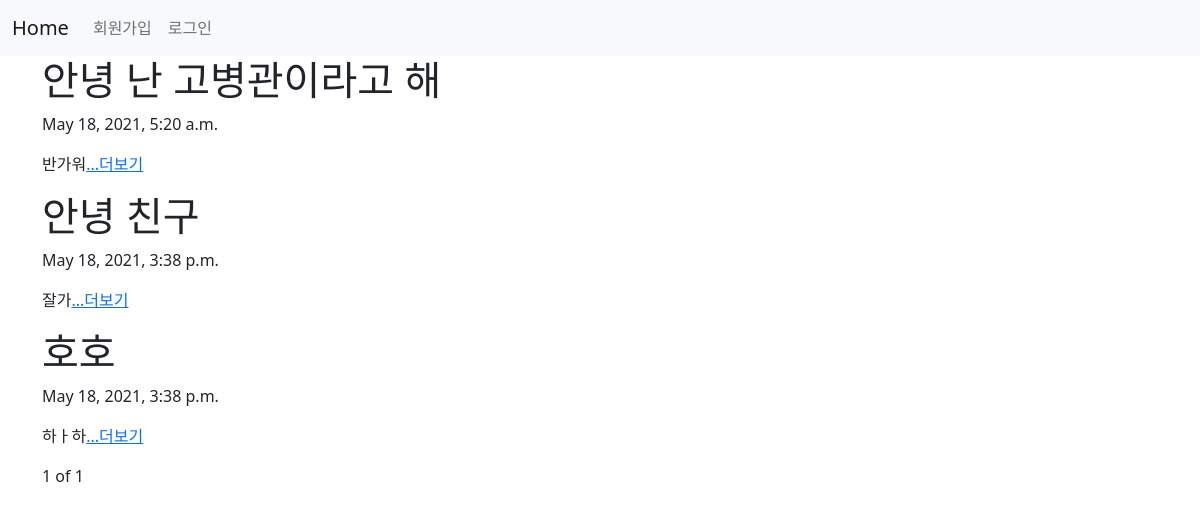
Before: / with the older database file.
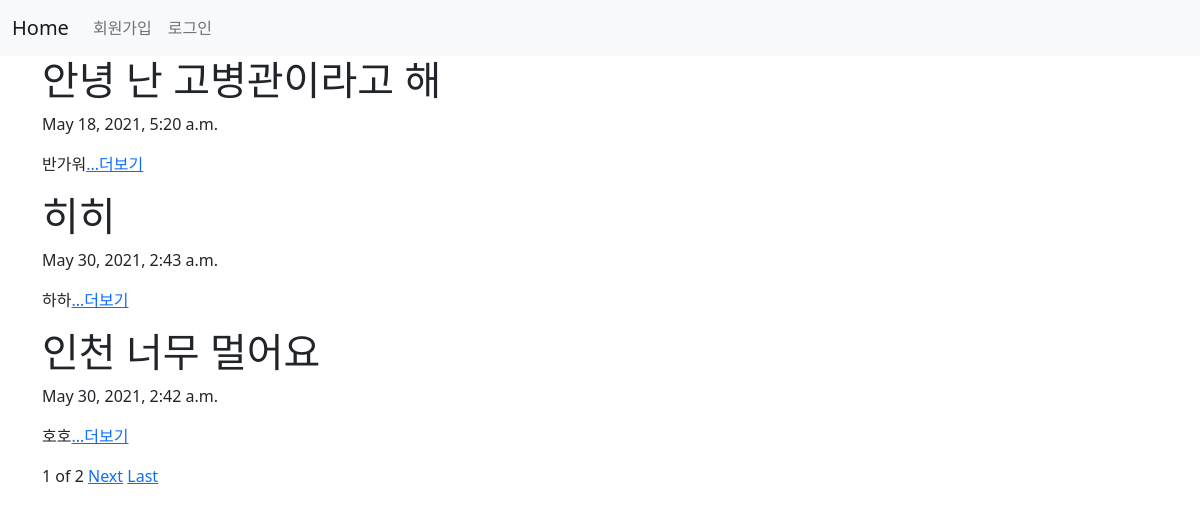
After: the same page with the newer database file.
### blog/models.py (models this page shows, shortened)
class Blog(models.Model):
    title = models.CharField(max_length=200)
    pub_date = models.DateTimeField('date published')
    body = models.TextField()
    def summary(self):
        return self.body[:100] # body의 글자수 100자 제한 함수.

### blog/views.py (the view)
# urls.py: 2. Add a URL to urlpatterns:  path('', views.home, name='home')
def home(request):
    blogs = Blog.objects # Blog 클래스 안 객체를 blogs 변수에 담겠다~
    blog_list = Blog.objects.all() # 블로그 객체 안의 모든 것을 가져와서 list에 담아라~(블로그 내용)
    paginator = Paginator(blog_list, 3) # 블로그 내용 2개씩 나눠라
    page = request.GET.get('page') # 몇 페이지인지 값을 page 변수에 넣어라
    posts = paginator.get_page(page) # page 가져와서 posts에 넣어라
    return render(request, "home.html", {'blogs':blogs, 'posts':posts}) # blogs라는 이름으로 템플릿에서 사용하겠다~

### blog/templates/home.html (shortened to what this page needs)
{% extends 'base.html' %}
{% block content %}
    {% for blog in posts %}
        <h1>{{blog.title}}</h1>
        <p>{{blog.pub_date}}</p>
        <p>{{blog.summary}}<a href="{% url 'detail' blog.id %} ">...더보기</a></p>
    {% endfor %}
    <span>{{posts.number}}</span>
    <span>of</span>
    <span>{{posts.paginator.num_pages}} </span>
    {% if posts.has_next %}
    <a href="?page={{posts.next_page_number}}">Next</a>
    <a href="?page={{posts.paginator.num_pages}}">Last</a>
    {% endif %}
    <br><br>
{% endblock %}

### timproject/templates/base.html (shortened to what this page needs)
<!DOCTYPE html>
<html lang="en">
<head>
    <link href="https://cdn.jsdelivr.net/npm/bootstrap@5.0.1/dist/css/bootstrap.min.css" rel="stylesheet">
</head>
<body>
    <nav class="navbar navbar-expand-lg navbar-light bg-light">
        <div class="container-fluid">
        <a class="navbar-brand" href="{% url 'home' %}">Home</a>
        <div class="collapse navbar-collapse" id="navbarNav">
            <ul class="navbar-nav">
            {% if user.is_authenticated %}
            <li class="nav-item">
                <a class="nav-link active" aria-current="page" href="{%url 'new' %}">글쓰기</a>
            </li>
            <li class="nav-item">
                <a class="nav-link active" aria-current="page" >{{user.username}}님 반갑습니다!</a>
            </li>
            <li class="nav-item">
                <a class="nav-link" href="{% url 'introduce' %} ">자기소개</a>
            </li>
            <li class="nav-item">
                <a class="nav-link" href="{% url 'mypage' %} ">마이페이지</a>
            </li>
            <li class="nav-item">
                <a class="nav-link active" aria-current="page" href="{%url 'logout' %}">로그아웃</a>
            </li>
            {% else %}
            <li class="nav-item">
                <a class="nav-link" href="{% url 'signup' %}">회원가입</a>
            </li>
            <li class="nav-item">
                <a class="nav-link" href="{% url 'login' %}">로그인</a>
            </li>
            {% endif %}
            </ul>
        </div>
        </div>
    </nav>
    <div class = "container">
        {% block content %}
        {% endblock %}
    </div>
</body>
</html>

Changed rows visible on the page:
changed Blog: title "안녕 친구" → "히히"; pub_date "May 18, 2021, 3:38 p.m." → "May 30, 2021, 2:43 a.m."; summary "잘가" → "하하"
changed Blog "호호": title "호호" → "인천 너무 멀어요"; pub_date "May 18, 2021, 3:38 p.m." → "May 30, 2021, 2:42 a.m."; summary "하ㅏ하" → "호호"
Other visible differences:
{{ posts.paginator.num_pages }}: "1" → "2"
text now shown: "Next Last"
